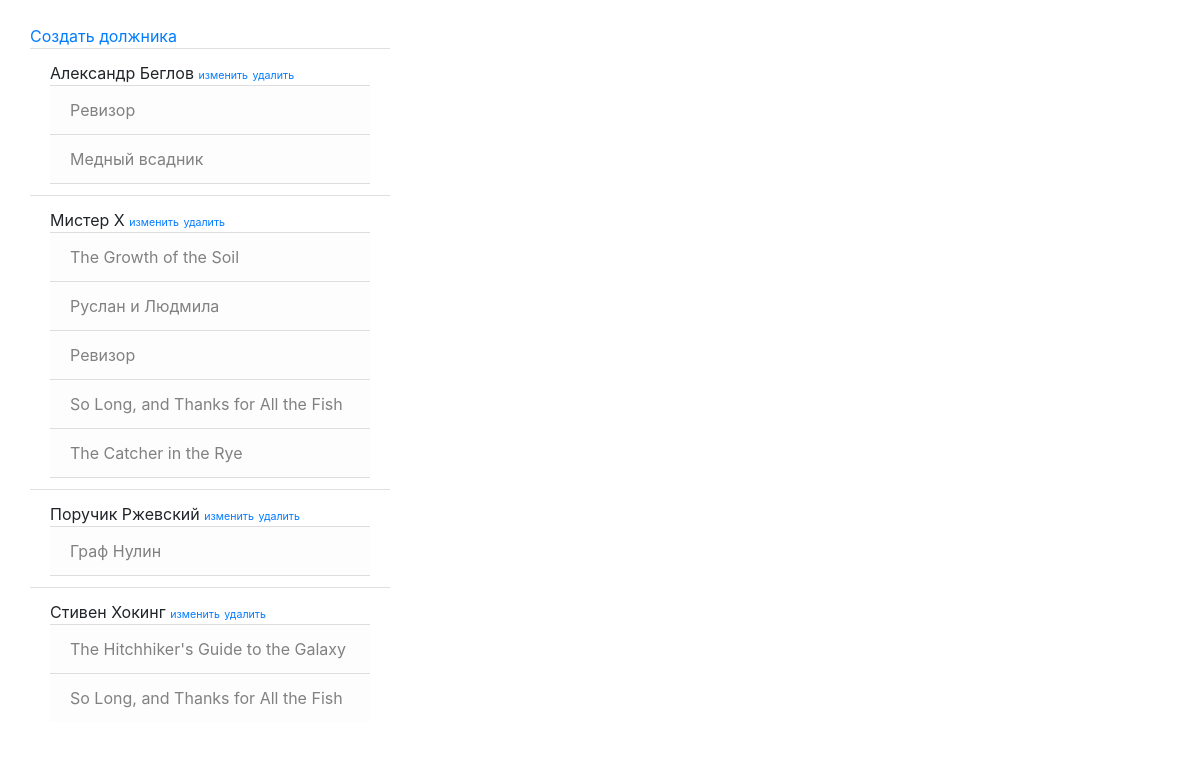
/friends/, run on an earlier commit of the app's database.
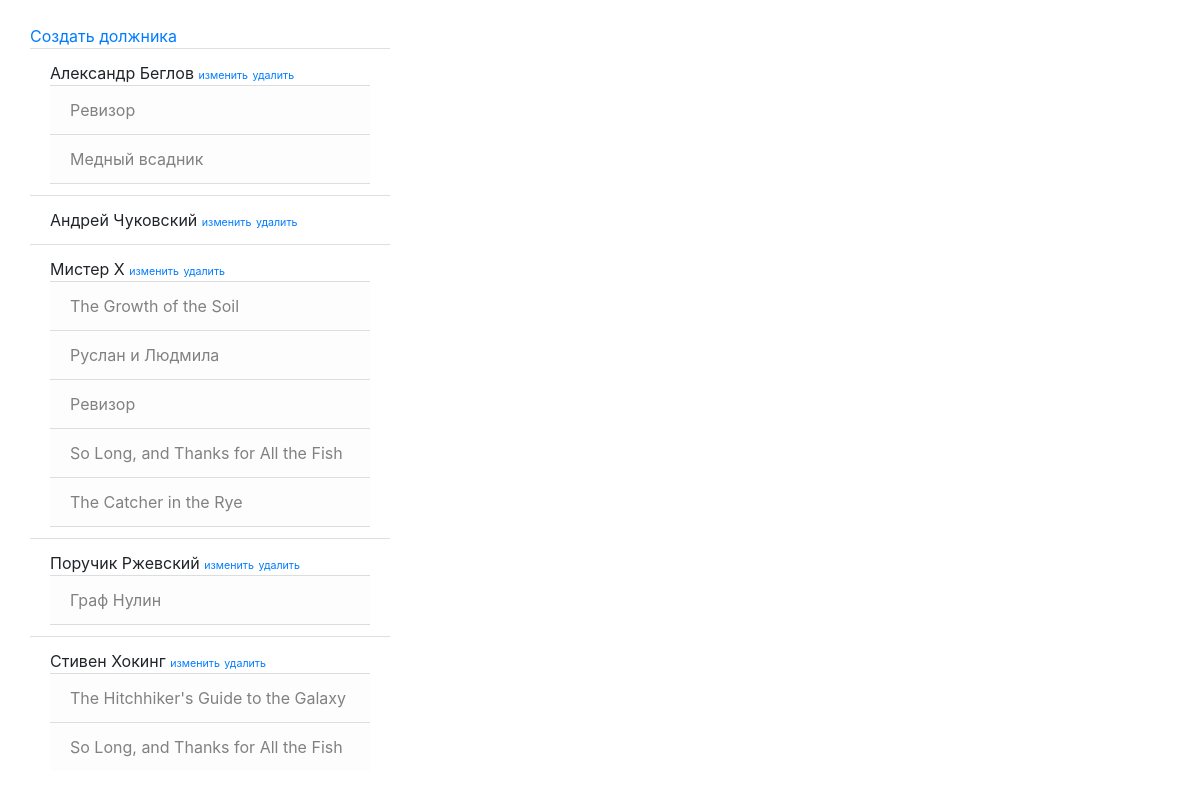
And on a later commit of the database.
### p_library/models.py (models this page shows, shortened)
class Friend(models.Model):
    name = models.CharField(max_length=100)
    books = models.ManyToManyField("Book", default=None,
                                  blank=True, null=True)
    class Meta:
        verbose_name = 'Друг'
        verbose_name_plural = 'Друзья'

class Book(models.Model):
    ISBN = models.CharField(max_length=13)
    title = models.TextField()
    description = models.TextField()
    year_release = models.SmallIntegerField()
    author = models.ForeignKey("Author", on_delete=models.CASCADE)
    publisher = models.ForeignKey("Publisher", on_delete=models.CASCADE, default=None,
                                  blank=True, null=True)
    price = models.DecimalField(default=None, max_digits=10, decimal_places=2)
    copy_count = models.SmallIntegerField(default=1)
    class Meta:
        verbose_name = 'Книга'
        verbose_name_plural = 'Книги'

### p_library/views.py (the view)
# urls.py: path('friends/', views.friends, name='friends_list'),
def friends(request):
    template = loader.get_template('friends.html')
    friends = Friend.objects.all().order_by('name')
    friends_data = {
        "friends": friends,
    }
    return HttpResponse(template.render(friends_data, request))

### p_library/templates/friends.html (shortened to what this page needs)
<!DOCTYPE html>
<html lang="en">
    <head>
            <link rel="stylesheet" href="https://stackpath.bootstrapcdn.com/bootstrap/4.3.1/css/bootstrap.min.css">
    </head>
    <body>
        <div class="container-fluid">
        <div class="col-4">
            <br>
            <a href="../friend/create">Создать должника</a>
            <br>
            {% for friend in friends %}
            <ul class="list-group list-group-flush">
                <li class="list-group-item">
                    {{ friend.name }} <a href="{{friend.id}}/" style = 'font-size: 8pt;' >изменить</a> <a href="{{friend.id}}/delete" style = 'font-size: 8pt;' >удалить</a>
                    <ul class="list-group ">
                        {% for book in friend.books.all %}
                            <li class="list-group-item list-group-item-light "> {{ book.title }}</li>
                        {% endfor %}
                    </ul>
                </li>
            </ul>
            {% endfor %}
        </div>
        </div>
    </body>
</html>

What changed in the data, as far as the page shows it:
added Friend: name "Андрей Чуковский"
